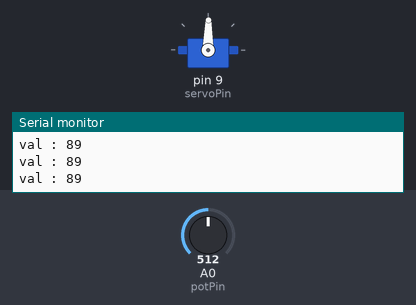
Bench run of a sketch on a simulated Arduino Uno, built with avr-gcc and run on an emulated ATmega328P. On the bench: servo, the last lines printed to the serial monitor. The inputs (shaded band) are chosen by the test bench; at power-on: A0 (potPin) = 512.

Above: at 1.2 s.
1.3 s: A0 (potPin) set to 564
At 2.4 s:
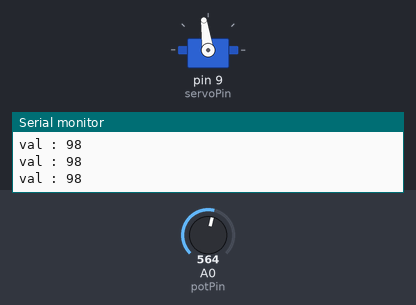
4.3 s: A0 (potPin) set to 580
At 4.8 s:
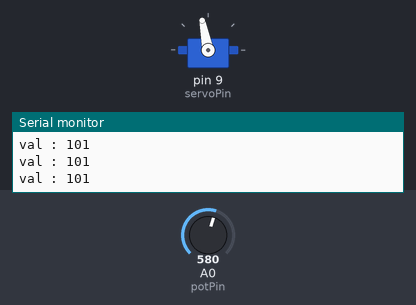
5.8 s: A0 (potPin) set to 716
At 7.0 s:
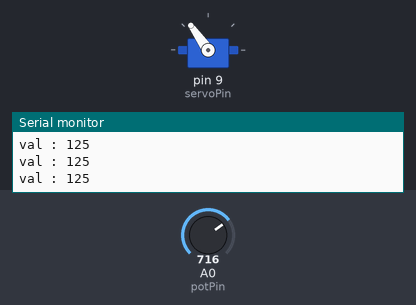
7.3 s: A0 (potPin) set to 900
At 8.2 s:
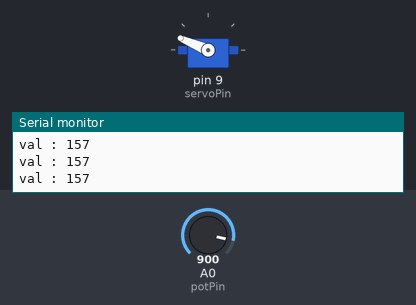
8.8 s: A0 (potPin) set to 1023
At 9.3 s:
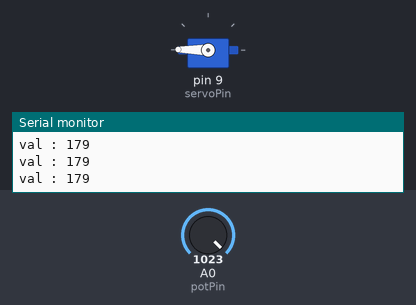
10.3 s: A0 (potPin) set to 511
At 11.6 s:
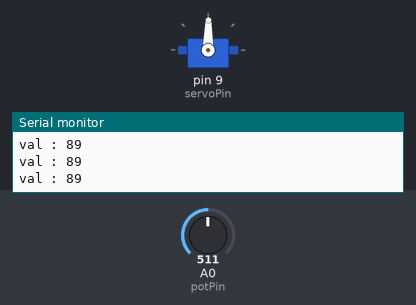
Timing chart, 0 to 12.8 s (numbered marks = the images above; inputs shaded):
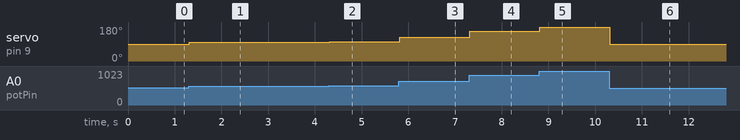

The sketch:

03.ino
```cpp
// 실습 03 : 조도 센서를 이용한 서보 모터 제어 응용
#include "Servo.h"

Servo myservo;  // Servo 클래스의 객체 myservo 생성

int potPin = 0;  // 조도센서에 연결할 아날로그 핀 A0
int servoPin = 9;
int val;    // 아날로그 핀으로 부터 읽은 값을 저장할 변수

void setup() {
  myservo.attach(servoPin);  // Servo 객체에 3번 핀 연결
  Serial.begin(9600);
}

void loop() {
  val = analogRead(potPin);        // 조도센서의 값을 읽 (0~1023)
  val = map(val, 0, 1023, 0, 179); // 서보모터에 사용을 위해 조도센서 값 변환(0~179)
  Serial.print("val : ");
  Serial.println(val);
  myservo.write(val);              // 변환된 값으로 서보모터 위치 변경
  delay(15);                       // 서보모터 위치 변경을 위해 기다림
}
```

Measured:
- after the input at 1.3 s, servo on pin 9 (servoPin): 89° → 98° at once
- after the input at 4.3 s, servo on pin 9 (servoPin): 98° → 101° at once
- after the input at 5.8 s, servo on pin 9 (servoPin): 101° → 125° at once
- after the input at 7.3 s, servo on pin 9 (servoPin): 125° → 157° at once
- after the input at 8.8 s, servo on pin 9 (servoPin): 157° → 179° at once
- after the input at 10.3 s, servo on pin 9 (servoPin): 179° → 89° at once
